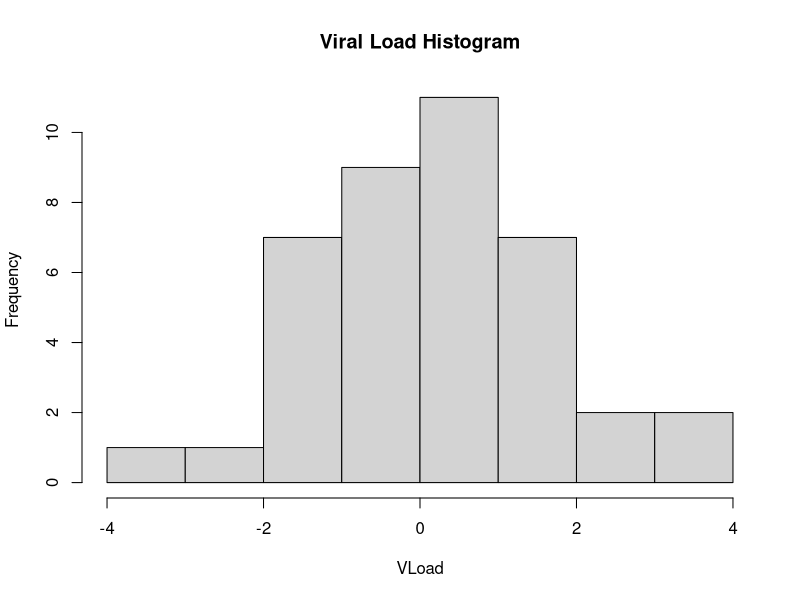
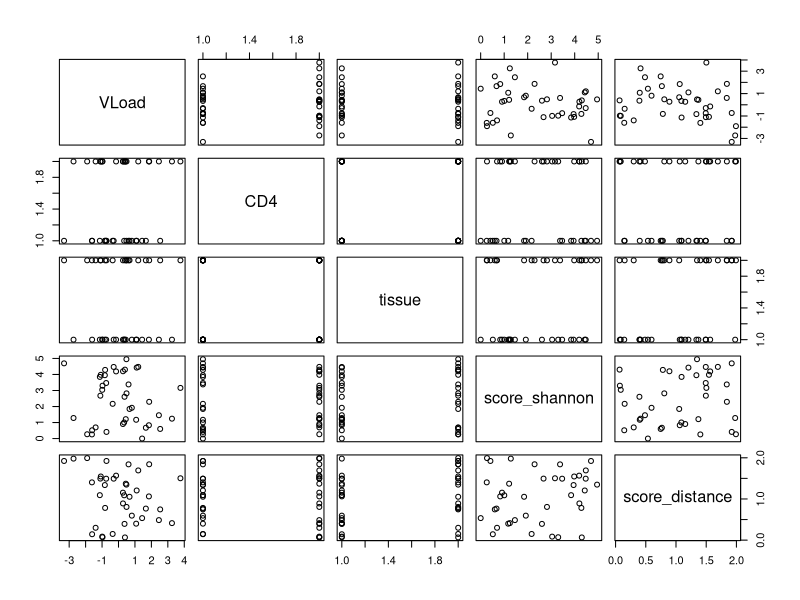

The R script that drew these images, in order: (Note: this script raises an error after producing the figures.)
#set wd to "source file location"
HIV=read.table("part_3_student_1725.tdf.txt", header=T) 
#HIV$week=1:40
#Initially, added variable "Week" to represent the week when the sample was collected,but no effect on viral load".

#check that the data has been imported correctly and all variables are of the correct type. 
str(HIV)
head(HIV)
tail(HIV)
names(HIV)



#assigning names for variables
VLoad=HIV$VLoad
CD4=HIV$CD4
tissue=HIV$tissue
score_shannon=HIV$score_shannon
score_distance=HIV$score_distance



hist(VLoad, main="Viral Load Histogram") #response variable looks normally distributed
#histogram shows the response variable follows a normal distribution
shapiro.test(VLoad)
#p>0.05 - fail to reject null hypothesis that the data is normally distributed 



#visualize pairwise plots for any obvious interactions
plot(HIV) 

#Plot response variable against each explanitory variable to visualize all relationships with viral load individually/ most relevant relationships.

par(mfrow=c(2,2))
plot(VLoad~CD4, main="Viral load v CD4") # no obvious relationship 
plot(VLoad~tissue, main="Viral load v tissue")# no obvious relationship 
plot(VLoad~score_shannon, main="Viral load v Shannon diversity")# no obvious relationship 
plot(VLoad~score_distance, main="Viral load v Distance")#hint of curvature. This will be explaored in the model. 
par(mfrow=c(1,1))


t.test(VLoad[CD4=="hi"], VLoad[CD4=="lo"])
sd(VLoad[CD4=="lo"])
sd(VLoad[CD4=="hi"])
#no significant difference in means between high and low CD4 levels 
#hi mean=-0.0352538 ,lo mean=0.3153000

t.test(VLoad[tissue=="brain"], VLoad[tissue=="spinalCord"])
sd(VLoad[tissue=="brain"])
sd(VLoad[tissue=="spinalCord"])
#no significant difference in means between tissue types 
#brain mean =0.19769489 spinalCord mean=0.08235135 

cor.test(score_shannon, VLoad)
cor.test(score_distance, VLoad) 

  
#MANUAL MODELLING

#How Vload is affected by all variables + their interaction
hivmod1=lm(VLoad~ score_distance*tissue*CD4*score_shannon) 
anova(hivmod1)#only two interactions significant and they're too complex.
summary(hivmod1)
drop1(hivmod1, test="F")


#How Vload is affected by all variables, no interaction between them
hivmod2=lm(VLoad~ tissue+score_distance+score_shannon+CD4)
anova(hivmod2)#no individual significant terms 
summary(hivmod2)
drop1(hivmod2, test="F")


#Try squaring distance? Looks like it had a curved relationship

#Linear model of distance and viral load
dist_mod1=lm(VLoad~score_distance)
par(mfrow=c(2,2))
plot(dist_mod1)#Residuals v Fitted model also shows some hint of curvature
par(mfrow=c(1,1))
anova(dist_mod1)# non significant


#SQUARED MODEL

squared_model=lm(VLoad~score_distance+I(score_distance^2))#fitting a curve with a polynomial term (still qualifies as a linear model as "x" is being squared)

summary(squared_model)#r sqaured shows the mod only makes up for 21.5% of variation,the rest by residuals

anova(squared_model) # polynomial term shows significance. 

par(mfrow=c(2,2))
plot(squared_model) # assumptions met
par(mfrow=c(1,1))

hist(residuals(squared_model)) #bell shaped (normally distributed residuals)

shapiro.test(residuals(squared_model)) # residuals are normal, p>0.05



#CURVE FOR SQUARED MODEL

plot(VLoad~score_distance, pch=16,col="red", ylab="log10 Number of Viral Particles per ml", xlab = "Evolutionary distance from reference sequence")
curve(-0.6110 + 3.4423* x -1.9671*x^2  , add=T, col="blue")



#AUTOMATED MODELLING (STEPWISE AIC)

#BACKWARD

#maximal model(all explanatory variables interacting)
backwards2=step(lm(VLoad~score_distance*score_shannon*tissue*CD4), direction = "backward")
#no interactions
backwards=step(lm(VLoad~score_distance+score_shannon+tissue+CD4), direction = "backward")
#Step:  AIC=35.53
#VLoad ~ score_distance

#FORWARD
forwards=step(lm(VLoad~ score_distance),scope=(~score_distance*score_shannon*tissue*CD4), direction = "forward")
#Start:  AIC=35.53
#VLoad ~ score_distance

#BIDIRECTIONAL
#VLoad~score_distance was chosen as the lower model and all variables and their interactions as the upper models
bothways=step(lm(VLoad~score_distance+tissue+score_distance+score_shannon+CD4), scope = c(lower = VLoad~score_distance, upper = VLoad~ tissue*score_distance*score_shannon*CD4), direction="both")
#Step:  AIC=35.53
#VLoad ~ score_distance

